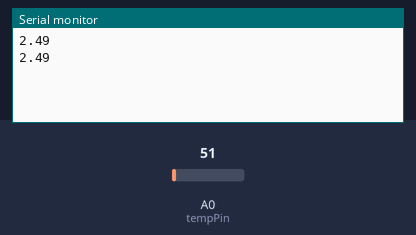
Simulated run of this sketch. Board: Arduino Uno, built with avr-gcc and run on an emulated ATmega328P. Shown: the last lines printed to the serial monitor. The test bench sets the inputs (shaded band); at power-on: A0 (tempPin) = 51.

Above: at 1.8 s.
1.9 s: A0 (tempPin) set to 61
At 2.5 s:
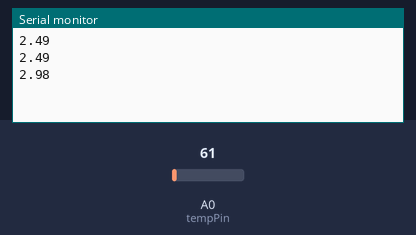
3.4 s: A0 (tempPin) set to 71
At 4.8 s:
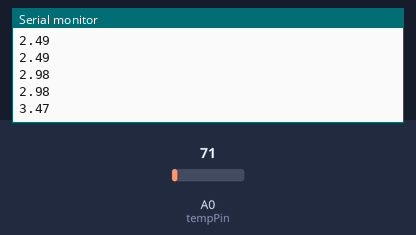
Timing chart, 0 to 6.4 s (numbered marks = the images above; inputs shaded):
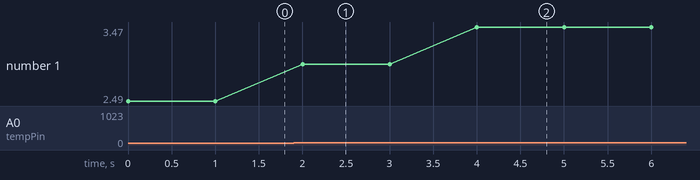

Measured:
- after the input at 1.9 s, the serial monitor: prints a new line after 0.10 s (image 1)
- after the input at 3.4 s, the serial monitor: prints a new line after 0.60 s (image 2)
- plotted number 1: 2.49 → 2.98 after the input at 1.9 s, 2.98 → 3.47 after the input at 3.4 s

The sketch:

ProjectTemp.ino
```cpp
float temp;

int tempPin = 0;

void setup() {
  // put your setup code here, to run once:

Serial.begin(9600) ;
}

void loop() {
  // put your main code here, to run repeatedly:
temp = analogRead(tempPin) ;

// read analog volt from sensor and save to variable temp

temp = temp * 0.048828125;
Serial.println(temp); // display temperature value Serial-println () ;

delay (1000);
}
```
